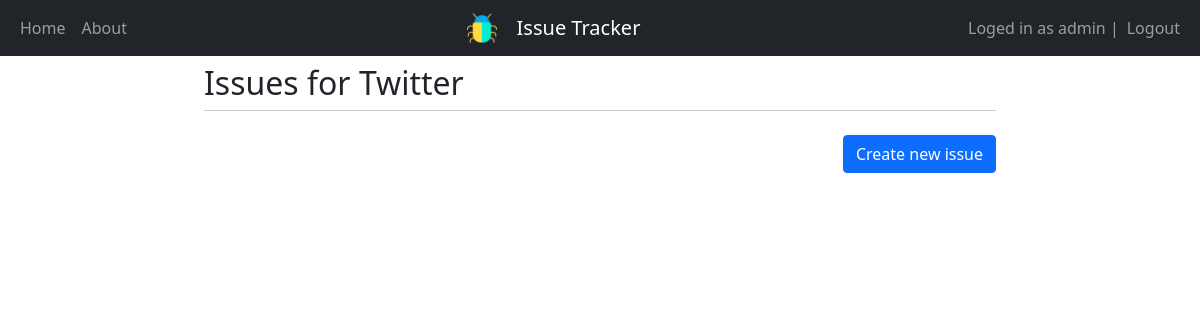
/issues/4 (signed in), run on an earlier commit of the app's database.
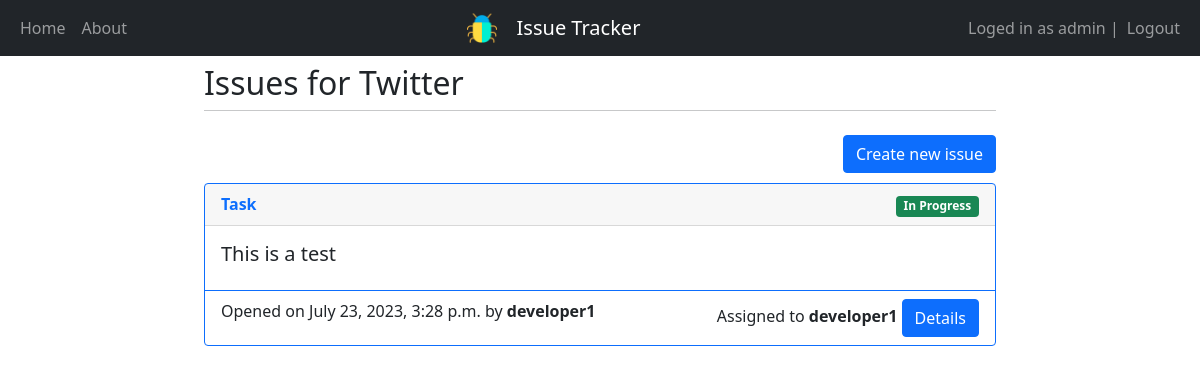
And on a later commit of the database.
### main/models.py (models this page shows, shortened)
class Project(models.Model):
    title = models.CharField(max_length=64)
    description = models.CharField(max_length=256)

class Issue(models.Model):
    title = models.CharField(max_length=64)
    description = models.CharField(max_length=256)
    date_created = models.DateTimeField("date created")
    STATUS = [
        ("P", "Pending"),
        ("I", "In Progress"),
        ("C", "Completed"),
    ]
    status = models.CharField(max_length=1, choices=STATUS)
    TYPE = [
        ("B", "Bug"),
        ("F", "Feature"),
        ("T", "Task"),
    ]
    type = models.CharField(max_length=1, choices=TYPE)
    project = models.ForeignKey(Project, on_delete=models.CASCADE)
    created_by = models.ForeignKey(User, related_name='created_by', on_delete=models.DO_NOTHING)
    assigned_to = models.ForeignKey(User, related_name='assigned_to', on_delete=models.DO_NOTHING, null=True)

### main/views.py (the view)
# urls.py: path('issues/<int:project_id>', views.issues, name='issues'),
@login_required(login_url="/login")
def issues(request, project_id):
    project = Project.objects.get(id=project_id)
    return render(request, "main/issues.html", {"project":project})

### main/templates/main/issues.html (shortened to what this page needs)
{% extends 'main/base.html' %}
{% block content %}
<div style="display: flex; justify-content: space-between;">
    <h2 class="mt-2">Issues for {{project.title}}</h2>
</div>
<hr class="mt-0 mb-4">
<div style="display: flex; justify-content: space-between; margin-bottom: 10px">
    <a class="btn btn-primary" href="/create_issue/{{project.id}}" role="button">Create new issue</a>
</div>
{% for issue in project.issue_set.all %}
{% if issue.type == 'B' %}
<div class="card border-danger mb-3">
    <div class="card-header text-danger" style="display: flex; justify-content: space-between;">
        <b>{{issue.get_type_display}}</b>
        {%if issue.status == 'C'%}
        <div>
            <span class="badge bg-secondary">{{issue.get_status_display}}</span>
        </div>
        {% elif issue.status == 'I'%}
        <div>
            <span class="badge bg-success">{{issue.get_status_display}}</span>
        </div>
        {% else %}
        <div>
            <span class="badge bg-warning text-dark">{{issue.get_status_display}}</span>
        </div>
        {%endif%}
    </div>
    <div class="card-body ">
        <h5 class="card-title">{{issue.title}}</h5>
    </div>
    <div class="card-footer bg-transparent border-danger" style="display: flex; justify-content: space-between;">
        <div>
            Opened on {{issue.date_created}} by <b>{{issue.created_by}}</b>
        </div>
        <div>
            {%if issue.assigned_to%}
            <span> Assigned to <b>{{issue.assigned_to}}</b></span>
            {% else %}
            <span> Not assigned</span>
            {% endif %}
            <a href="/issue/{{issue.id}}" class="btn btn-primary">Details</a>
        </div>
    </div>
</div>
{%else%}
<div class="card border-primary mb-3">
    <div class="card-header text-primary" style="display: flex; justify-content: space-between;">
        <b>{{issue.get_type_display}}</b>
        {%if issue.status == 'C'%}
        <div>
            <span class="badge bg-secondary">{{issue.get_status_display}}</span>
        </div>
        {% elif issue.status == 'I'%}
        <div>
            <span class="badge bg-success">{{issue.get_status_display}}</span>
        </div>
        {% else %}
        <div>
            <span class="badge bg-warning text-dark">{{issue.get_status_display}}</span>
        </div>
        {%endif%}
    </div>
    <div class="card-body">
        <h5 class="card-title">{{issue.title}}</h5>
    </div>
    <div class="card-footer bg-transparent border-primary" style="display: flex; justify-content: space-between;">
        <div>
            Opened on {{issue.date_created}} by <b>{{issue.created_by}}</b>
        </div>
        <div>
            {%if issue.assigned_to%}
            <span> Assigned to <b>{{issue.assigned_to}}</b></span>
            {% else %}
            <span> Not assigned</span>
            {% endif %}
            <a href="/issue/{{issue.id}}" class="btn btn-primary">Details</a>
        </div>
    </div>
</div>
{%endif%}
{% endfor %}
{% endblock %}

### main/templates/main/base.html (shortened to what this page needs)
<!doctype html>
<html>
<head>
    <link href="https://cdn.jsdelivr.net/npm/bootstrap@5.0.2/dist/css/bootstrap.min.css" rel="stylesheet"
>
</head>
<body>
    <nav class="navbar navbar-expand-lg navbar-dark bg-dark">
        <div class="container-fluid">
            <div>
                <ul class="navbar-nav">
                    <li class="nav-item">
                        <a class="nav-link" href="/">Home</a>
                    </li>
                    <li class="nav-item">
                        <a class="nav-link" href="/about">About</a>
                    </li>
                </ul>
            </div>
            <div>
                <ul class="navbar-nav">
                    <li class="nav-item">
                        {% load static %}
                        <img src="{% static 'main/bug.png' %}" alt="My image"
                            style="max-width: 70px; padding-left: 20px; padding-right: 20px;">
                    </li>
                    <li>
                    <li class="nav-item">
                        <span class="navbar-brand">Issue Tracker</span>
                    </li>
                    </li>
                </ul>
            </div>
            <div>
                <ul class="navbar-nav">
                    {% if user.is_authenticated %}
                    <span class="navbar-text">Loged in as {{user.username}} |</span>
                    <li class="nav-item">
                        <a class="nav-link" href="/logout">Logout</a>
                    </li>
                    {% else %}
                    <li class="nav-item">
                        <a class="nav-link" href="/login">Login</a>
                    </li>
                    {% endif %}
                </ul>
            </div>
        </div>
    </nav>
    <div id="content" , name="content" , class="main">
        <div class="row justify-content-center">
            <div class="col-8">
                {% block content %}
                {% endblock %}
            </div>
        </div>
    </div>
</body>
</html>

What changed in the data, as far as the page shows it:
added Issue: type "Task", status "In Progress", title "This is a test", date_created "July 23, 2023, 3:28 p.m.", created_by "developer1", assigned_to "developer1"
